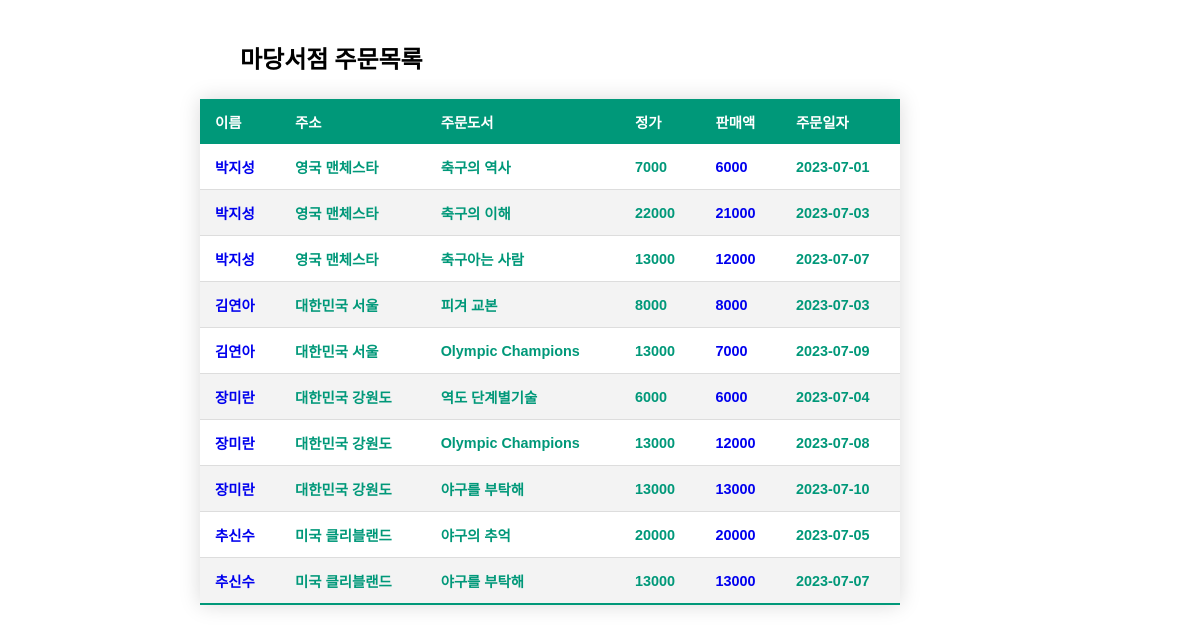
/연습문제/orderlist2.php, run on the app's committed database.
### tables this page shows
CREATE TABLE Orders (
  orderid INTEGER PRIMARY KEY,
  custid  INTEGER ,
  bookid  INTEGER ,
  saleprice INTEGER ,
  orderdate DATE,
  FOREIGN KEY (custid) REFERENCES Customer(custid),
  FOREIGN KEY (bookid) REFERENCES Book(bookid)
);

CREATE TABLE  Customer (
  custid      INTEGER PRIMARY KEY,  
  name        VARCHAR(40),
  resident_number VARCHAR(24),
  address     VARCHAR(50),
  phone       VARCHAR(20)
);

CREATE TABLE Book (
  bookid      INTEGER PRIMARY KEY,
  bookname    VARCHAR(40),
  publisher   VARCHAR(40),
  price       INTEGER 
);

### 연습문제/orderlist2.php (the view, shortened to what this page needs)
<html>
<head>
<link href="book.css" rel="stylesheet">
</head>
<body style="width: 800px;">
<h2><blockquote> 마당서점 주문목록 </blockquote></h2>
<?php
	$conn = mysqli_connect('localhost', 'madang', 'madang', 'practice3');
	$sql = "SELECT * FROM Orders O JOIN Customer C ON O.custid=C.custid JOIN Book B ON O.bookid=B.bookid";
	$result = mysqli_query($conn, $sql);
	echo '<table class="styled-table" style="width: 700px"><thead><th>이름</th><th>주소</th><th>주문도서</th><th>정가</th><th>판매액</th><th>주문일자</th></thead><tbody>';
	while($row = mysqli_fetch_array($result)) {
		echo ('<tr class="active-row"><td><b>
			<a href="customerview2.php?id='.$row['custid'].'">'
			.$row['name'].'</a></b></td>'
			.'<td>'.$row['address'].'</td>'
			.'<td>'.$row['bookname'].'</td>'
			.'<td>'.$row['price'].'</td>'
			.'<td><b><a href="updateorder.php?id='.$row['orderid'].'">'
			.$row['saleprice']
			.'</a></b></td>'
			.'<td>'.$row['orderdate'].'</td></tr>');
	}
	echo '</tbody></table><p>';
?>
</body>
</html>

### 연습문제/book.css (style rules this page uses)
body { margin: 0 auto; width: 600px; padding-top: 40px; }
.styled-table { border-collapse: collapse; margin-top: 20px; font-size: 0.9em; font-family: sans-serif; min-width: 400px; box-shadow: 0 0 20px rgba(0, 0, 0, 0.15); }
.styled-table th, .styled-table td { padding: 12px 15px; }
.styled-table tbody tr { border-bottom: 1px solid #dddddd; }
.styled-table tbody tr:nth-of-type(even) { background-color: #f3f3f3; }
.styled-table tbody tr:last-of-type { border-bottom: 2px solid #009879; }
.styled-table tbody tr.active-row { font-weight: bold; color: #009879; }
.styled-table a { text-decoration: solid; }

### data on the page
orders: custid.name "박지성", custid.address "영국 맨체스타", bookid.bookname "축구의 역사", bookid.price "7000", saleprice "6000", orderdate "2023-07-01"
orders: custid.name "박지성", custid.address "영국 맨체스타", bookid.bookname "축구의 이해", bookid.price "22000", saleprice "21000", orderdate "2023-07-03"
orders: custid.name "박지성", custid.address "영국 맨체스타", bookid.bookname "축구아는 사람", bookid.price "13000", saleprice "12000", orderdate "2023-07-07"
orders: custid.name "김연아", custid.address "대한민국 서울", bookid.bookname "피겨 교본", bookid.price "8000", saleprice "8000", orderdate "2023-07-03"
orders: custid.name "김연아", custid.address "대한민국 서울", bookid.bookname "Olympic Champions", bookid.price "13000", saleprice "7000", orderdate "2023-07-09"
orders: custid.name "장미란", custid.address "대한민국 강원도", bookid.bookname "역도 단계별기술", bookid.price "6000", saleprice "6000", orderdate "2023-07-04"
orders: custid.name "장미란", custid.address "대한민국 강원도", bookid.bookname "Olympic Champions", bookid.price "13000", saleprice "12000", orderdate "2023-07-08"
orders: custid.name "장미란", custid.address "대한민국 강원도", bookid.bookname "야구를 부탁해", bookid.price "13000", saleprice "13000", orderdate "2023-07-10"
orders: custid.name "추신수", custid.address "미국 클리블랜드", bookid.bookname "야구의 추억", bookid.price "20000", saleprice "20000", orderdate "2023-07-05"
orders: custid.name "추신수", custid.address "미국 클리블랜드", bookid.bookname "야구를 부탁해", bookid.price "13000", saleprice "13000", orderdate "2023-07-07"
